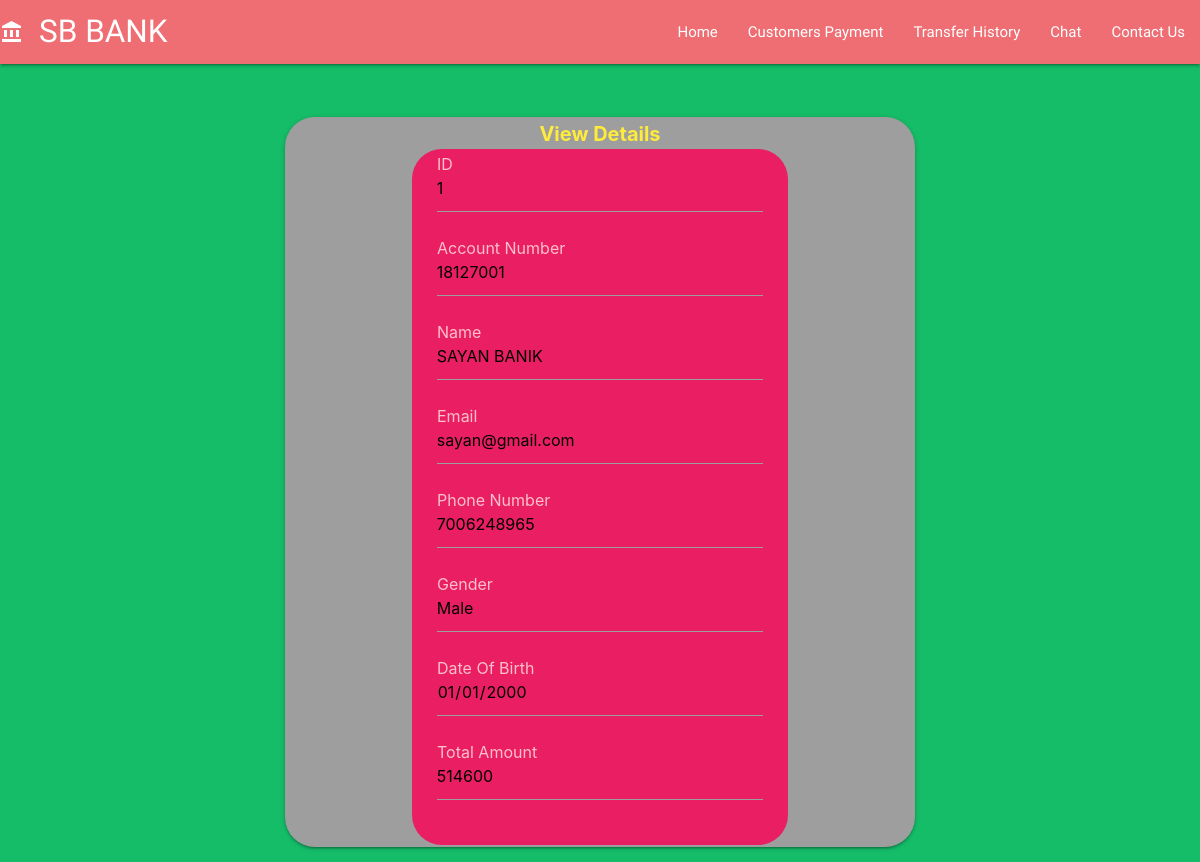
The app's page /6.php?IDs=1 with its own data.
### tables this page shows
CREATE TABLE `bank` (
  `ID` int(255) NOT NULL,
  `AccNo` int(255) NOT NULL,
  `Name` varchar(255) NOT NULL,
  `Mail` varchar(255) NOT NULL,
  `Phone` varchar(255) NOT NULL,
  `Gender` varchar(255) NOT NULL,
  `Dob` date NOT NULL,
  `Amount` int(255) NOT NULL
);

### 6.php (the view, shortened to what this page needs)
<!DOCTYPE html>
<html lang="en">
<head>
    <?php include 'link.php' ?>
</head>
<body>
<nav>
        <div class="nav-wrapper ">
          <a href="#!" class="brand-logo" id="sb"><i class="large material-icons">account_balance</i>SB BANK</a>
          <ul class="right hide-on-med-and-down">
            <li><a href="index.php" class="sm">Home</a></li>
            <li><a href="tabledisplay.php" class="sm">Customers Payment</a></li>
            <li><a href="alltran.php" class="sm">Transfer History</a></li>
            <li><a href="chat.php" class="sm">Chat</a></li>
            <li><a href="contact.php" class="sm">Contact Us</a></li>
          </ul>
        </div>
      </nav>
<br>
<br>
<div class="container">
    <div class="card grey">
    <div class="yellow-text center-align" style="font-size:20px; font-weight:bold;">View Details</div>
    <div class="card-body">
          <form action="<?php echo htmlentities($_SERVER['PHP_SELF']); ?>" method="POST">
          <div class="alert pink">
          <div class="row">
          <div class="col s12 m12">
          <?php
        include 'connection.php';
        $IDk = $_GET['IDs'];
        $q = "select * from bank where ID = $IDk";
        $query = mysqli_query($con,$q);
        while($res = mysqli_fetch_array($query)){
        ?>
        <div class="input-field col s12">
          <label style="color: pink; font-size:20px;">ID</label>
          <input placeholder="id" type="number" class="validate" value="<?php echo $res['ID'];  ?>" readonly required>
        </div>
        <div class="input-field col s12">
          <label style="color: pink; font-size:20px;">Account Number</label>
          <input placeholder="iacc no" type="number" class="validate" value="<?php echo $res['AccNo'];  ?>" readonly required>
        </div>
        <div class="input-field col s12">
          <label style="color: pink; font-size:20px;">Name</label>
          <input placeholder="full name" type="text" class="validate" value="<?php echo $res['Name'];  ?>" readonly required>
        </div>
        <div class="input-field col s12">
          <label style="color: pink; font-size:20px;">Email</label>
          <input placeholder="mail id" type="email" class="validate" value="<?php echo $res['Mail'];  ?>" readonly required>
        </div>
        <div class="input-field col s12">
          <label style="color: pink; font-size:20px;">Phone Number</label>
          <input placeholder="mobile no" type="number" class="validate" value="<?php echo $res['Phone'];  ?>" readonly required>
        </div>
        <div class="input-field col s12">
          <label style="color: pink; font-size:20px;">Gender</label>
          <input placeholder="gender" type="text" class="validate" value="<?php echo $res['Gender'];  ?>" readonly required>
        </div>
        <div class="input-field col s12">
          <label style="color: pink; font-size:20px;">Date Of Birth</label>
          <input placeholder="dob" type="date" class="validate" value="<?php echo $res['Dob'];  ?>" readonly required>
        </div>
        <div class="input-field col s12">
          <label style="color: pink; font-size:20px;">Total Amount</label>
          <input placeholder="amount" type="number" class="validate" value="<?php echo $res['Amount'];  ?>" readonly required>
        </div>
        <?php
 }
  ?>
      </div>
      </div>
      </div>
      </form>
</div>
</div>
</div>
</body>
</html>

### 6.php (style rules this page uses)
* { margin: 0; padding: 0; box-sizing: border-box; }
#sb { font-family: 'Creepster', cursive; }
.sm { font-family: 'Fredericka the Great', cursive; }
body { background: #15bd69; }
.card { width: 75%; margin-left: auto; margin-right: auto; border:2px solid transparent; border-radius: 30px; }
.alert { width: 60%; margin-left: auto; margin-right: auto; border:2px solid transparent; border-radius: 30px; }
body { animation: contact-bg 35s infinite; }

### records on screen
bank: ID "1", AccNo "18127001", Name "SAYAN BANIK", Mail "sayan@gmail.com", Phone "7006248965", Gender "Male", Dob "01/01/2000", Amount "514600"
